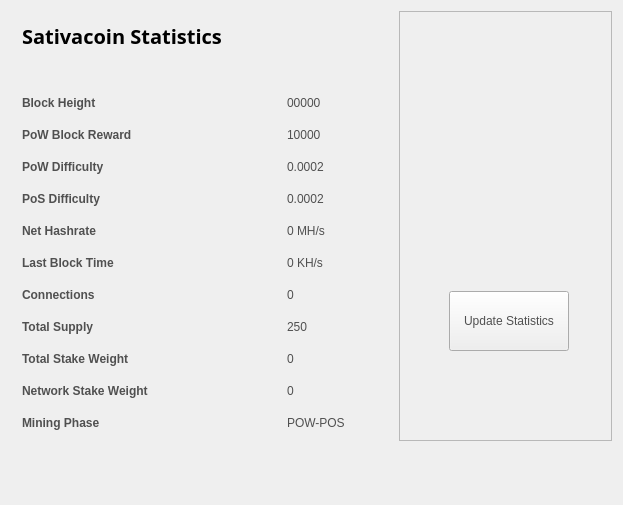
<?xml version="1.0" encoding="UTF-8"?>
<ui version="4.0">
 <class>StatisticsPage</class>
 <widget class="QWidget" name="StatisticsPage">
  <property name="windowModality">
   <enum>Qt::NonModal</enum>
  </property>
  <property name="geometry">
   <rect>
    <x>0</x>
    <y>0</y>
    <width>623</width>
    <height>505</height>
   </rect>
  </property>
  <property name="windowTitle">
   <string>Digging</string>
  </property>
  <property name="styleSheet">
   <string notr="true">color:#505050;
font-family:'Open Sans,sans-serif';</string>
  </property>
  <layout class="QGridLayout" name="gridLayout">
   <property name="sizeConstraint">
    <enum>QLayout::SetMaximumSize</enum>
   </property>
   <item row="0" column="1">
    <widget class="QFrame" name="frame">
     <property name="minimumSize">
      <size>
       <width>213</width>
       <height>0</height>
      </size>
     </property>
     <property name="frameShape">
      <enum>QFrame::StyledPanel</enum>
     </property>
     <property name="frameShadow">
      <enum>QFrame::Raised</enum>
     </property>
     <widget class="QPushButton" name="startButton">
      <property name="geometry">
       <rect>
        <x>50</x>
        <y>280</y>
        <width>120</width>
        <height>60</height>
       </rect>
      </property>
      <property name="sizePolicy">
       <sizepolicy hsizetype="Fixed" vsizetype="Fixed">
        <horstretch>0</horstretch>
        <verstretch>0</verstretch>
       </sizepolicy>
      </property>
      <property name="minimumSize">
       <size>
        <width>120</width>
        <height>60</height>
       </size>
      </property>
      <property name="autoFillBackground">
       <bool>false</bool>
      </property>
      <property name="styleSheet">
       <string notr="true"/>
      </property>
      <property name="text">
       <string>Update Statistics</string>
      </property>
     </widget>
     <widget class="QLabel" name="label">
      <property name="geometry">
       <rect>
        <x>10</x>
        <y>10</y>
        <width>191</width>
        <height>191</height>
       </rect>
      </property>
      <property name="text">
       <string/>
      </property>
      <property name="pixmap">
       <pixmap resource="../bitcoin.qrc">:/icons/coinbg</pixmap>
      </property>
      <property name="scaledContents">
       <bool>true</bool>
      </property>
     </widget>
    </widget>
   </item>
   <item row="0" column="0">
    <widget class="QFrame" name="gridFrame_2">
     <layout class="QGridLayout" name="gridLayout_4">
      <item row="3" column="0">
       <layout class="QFormLayout" name="formLayout_2">
        <property name="fieldGrowthPolicy">
         <enum>QFormLayout::FieldsStayAtSizeHint</enum>
        </property>
        <property name="horizontalSpacing">
         <number>139</number>
        </property>
        <property name="verticalSpacing">
         <number>18</number>
        </property>
        <property name="rightMargin">
         <number>0</number>
        </property>
        <item row="1" column="0">
         <widget class="QLabel" name="label_14">
          <property name="text">
           <string>&lt;html&gt;&lt;head/&gt;&lt;body&gt;&lt;p&gt;&lt;span style=&quot; font-weight:600;&quot;&gt;Block Height&lt;/span&gt;&lt;/p&gt;&lt;/body&gt;&lt;/html&gt;</string>
          </property>
         </widget>
        </item>
        <item row="1" column="1">
         <widget class="QLabel" name="heightBox">
          <property name="text">
           <string>00000</string>
          </property>
         </widget>
        </item>
        <item row="2" column="0">
         <widget class="QLabel" name="label_12">
          <property name="text">
           <string>&lt;html&gt;&lt;head/&gt;&lt;body&gt;&lt;p&gt;&lt;span style=&quot; font-weight:600;&quot;&gt;PoW Block Reward&lt;/span&gt;&lt;/p&gt;&lt;/body&gt;&lt;/html&gt;</string>
          </property>
         </widget>
        </item>
        <item row="2" column="1">
         <widget class="QLabel" name="rewardBox">
          <property name="text">
           <string>10000</string>
          </property>
         </widget>
        </item>
        <item row="3" column="0">
         <widget class="QLabel" name="label_13">
          <property name="text">
           <string>&lt;html&gt;&lt;head/&gt;&lt;body&gt;&lt;p&gt;&lt;span style=&quot; font-weight:600;&quot;&gt;PoW Difficulty&lt;/span&gt;&lt;/p&gt;&lt;/body&gt;&lt;/html&gt;</string>
          </property>
         </widget>
        </item>
        <item row="3" column="1">
         <widget class="QLabel" name="diffBox">
          <property name="text">
           <string>0.0002</string>
          </property>
         </widget>
        </item>
        <item row="4" column="0">
         <widget class="QLabel" name="label_9">
          <property name="text">
           <string>&lt;html&gt;&lt;head/&gt;&lt;body&gt;&lt;p&gt;&lt;span style=&quot; font-weight:600;&quot;&gt;PoS Difficulty&lt;/span&gt;&lt;/p&gt;&lt;/body&gt;&lt;/html&gt;</string>
          </property>
         </widget>
        </item>
        <item row="4" column="1">
         <widget class="QLabel" name="diffBox2">
          <property name="text">
           <string>0.0002</string>
          </property>
         </widget>
        </item>
        <item row="5" column="1">
         <widget class="QLabel" name="pawrateBox">
          <property name="text">
           <string>0 MH/s</string>
          </property>
         </widget>
        </item>
        <item row="6" column="0">
         <widget class="QLabel" name="label3_2">
          <property name="sizePolicy">
           <sizepolicy hsizetype="Preferred" vsizetype="Maximum">
            <horstretch>0</horstretch>
            <verstretch>0</verstretch>
           </sizepolicy>
          </property>
          <property name="text">
           <string>&lt;html&gt;&lt;head/&gt;&lt;body&gt;&lt;p&gt;&lt;span style=&quot; font-weight:600;&quot;&gt;Last Block Time&lt;/span&gt;&lt;/p&gt;&lt;/body&gt;&lt;/html&gt;</string>
          </property>
         </widget>
        </item>
        <item row="6" column="1">
         <widget class="QLabel" name="localBox">
          <property name="text">
           <string>0 KH/s</string>
          </property>
         </widget>
        </item>
        <item row="7" column="0">
         <widget class="QLabel" name="label1_2">
          <property name="text">
           <string>&lt;html&gt;&lt;head/&gt;&lt;body&gt;&lt;p&gt;&lt;span style=&quot; font-weight:600;&quot;&gt;Connections&lt;/span&gt;&lt;/p&gt;&lt;/body&gt;&lt;/html&gt;</string>
          </property>
         </widget>
        </item>
        <item row="7" column="1">
         <widget class="QLabel" name="connectionBox">
          <property name="text">
           <string>0</string>
          </property>
         </widget>
        </item>
        <item row="8" column="0">
         <widget class="QLabel" name="label_8">
          <property name="text">
           <string>&lt;html&gt;&lt;head/&gt;&lt;body&gt;&lt;p&gt;&lt;span style=&quot; font-weight:600;&quot;&gt;Total Supply&lt;/span&gt;&lt;/p&gt;&lt;/body&gt;&lt;/html&gt;</string>
          </property>
         </widget>
        </item>
        <item row="8" column="1">
         <widget class="QLabel" name="volumeBox">
          <property name="text">
           <string>250</string>
          </property>
         </widget>
        </item>
        <item row="9" column="0">
         <widget class="QLabel" name="label_10">
          <property name="text">
           <string>&lt;html&gt;&lt;head/&gt;&lt;body&gt;&lt;p&gt;&lt;span style=&quot; font-weight:600;&quot;&gt;Total Stake Weight&lt;/span&gt;&lt;/p&gt;&lt;/body&gt;&lt;/html&gt;</string>
          </property>
         </widget>
        </item>
        <item row="9" column="1">
         <widget class="QLabel" name="minBox">
          <property name="text">
           <string>0</string>
          </property>
         </widget>
        </item>
        <item row="10" column="0">
         <widget class="QLabel" name="label_11">
          <property name="text">
           <string>&lt;html&gt;&lt;head/&gt;&lt;body&gt;&lt;p&gt;&lt;span style=&quot; font-weight:600;&quot;&gt;Network Stake Weight&lt;/span&gt;&lt;/p&gt;&lt;/body&gt;&lt;/html&gt;</string>
          </property>
         </widget>
        </item>
        <item row="10" column="1">
         <widget class="QLabel" name="maxBox">
          <property name="text">
           <string>0</string>
          </property>
         </widget>
        </item>
        <item row="11" column="0">
         <widget class="QLabel" name="label_15">
          <property name="text">
           <string>&lt;html&gt;&lt;head/&gt;&lt;body&gt;&lt;p&gt;&lt;span style=&quot; font-weight:600;&quot;&gt;Mining Phase&lt;/span&gt;&lt;/p&gt;&lt;/body&gt;&lt;/html&gt;</string>
          </property>
         </widget>
        </item>
        <item row="11" column="1">
         <widget class="QLabel" name="cBox">
          <property name="text">
           <string>POW-POS</string>
          </property>
         </widget>
        </item>
        <item row="5" column="0">
         <widget class="QLabel" name="label_16">
          <property name="text">
           <string>&lt;html&gt;&lt;head/&gt;&lt;body&gt;&lt;p&gt;&lt;span style=&quot; font-weight:600;&quot;&gt;Net Hashrate&lt;/span&gt;&lt;/p&gt;&lt;/body&gt;&lt;/html&gt;</string>
          </property>
         </widget>
        </item>
       </layout>
      </item>
      <item row="1" column="0">
       <layout class="QHBoxLayout" name="horizontalLayout_4">
        <property name="spacing">
         <number>7</number>
        </property>
        <item>
         <widget class="QLabel" name="label_5">
          <property name="font">
           <font>
            <family>Open Sans,sans-serif</family>
           </font>
          </property>
          <property name="text">
           <string>&lt;html&gt;&lt;head/&gt;&lt;body&gt;&lt;p&gt;&lt;span style=&quot; font-size:20px; font-weight:600; color:#000000;&quot;&gt;Sativacoin Statistics&lt;/span&gt;&lt;/p&gt;&lt;/body&gt;&lt;/html&gt;</string>
          </property>
         </widget>
        </item>
        <item>
         <spacer name="horizontalSpacer_2">
          <property name="orientation">
           <enum>Qt::Horizontal</enum>
          </property>
          <property name="sizeHint" stdset="0">
           <size>
            <width>40</width>
            <height>20</height>
           </size>
          </property>
         </spacer>
        </item>
       </layout>
      </item>
      <item row="2" column="0">
       <spacer name="verticalSpacer_2">
        <property name="orientation">
         <enum>Qt::Vertical</enum>
        </property>
        <property name="sizeHint" stdset="0">
         <size>
          <width>20</width>
          <height>40</height>
         </size>
        </property>
       </spacer>
      </item>
     </layout>
    </widget>
   </item>
   <item row="1" column="0">
    <spacer name="verticalSpacer">
     <property name="orientation">
      <enum>Qt::Vertical</enum>
     </property>
     <property name="sizeHint" stdset="0">
      <size>
       <width>20</width>
       <height>40</height>
      </size>
     </property>
    </spacer>
   </item>
  </layout>
 </widget>
 <layoutdefault spacing="6" margin="11"/>
 <resources/>
 <connections/>
</ui>
